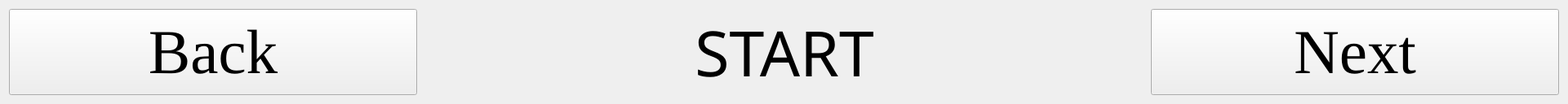
   <widget class="QWidget" name="horizontalLayoutWidget">
    <property name="geometry">
     <rect>
      <x>0</x>
      <y>930</y>
      <width>1921</width>
      <height>113</height>
     </rect>
    </property>
    <layout class="QHBoxLayout" name="horizontalLayout_15">
     <item>
      <layout class="QHBoxLayout" name="horizontalLayout_18">
       <item>
        <widget class="QPushButton" name="pushButton_4">
         <property name="sizePolicy">
          <sizepolicy hsizetype="Minimum" vsizetype="Preferred">
           <horstretch>0</horstretch>
           <verstretch>0</verstretch>
          </sizepolicy>
         </property>
         <property name="minimumSize">
          <size>
           <width>500</width>
           <height>0</height>
          </size>
         </property>
         <property name="font">
          <font>
           <family>Times New Roman</family>
           <pointsize>58</pointsize>
          </font>
         </property>
         <property name="text">
          <string>Back</string>
         </property>
        </widget>
       </item>
      </layout>
     </item>
     <item>
      <spacer name="horizontalSpacer_13">
       <property name="orientation">
        <enum>Qt::Horizontal</enum>
       </property>
       <property name="sizeHint" stdset="0">
        <size>
         <width>40</width>
         <height>20</height>
        </size>
       </property>
      </spacer>
     </item>
     <item>
      <layout class="QHBoxLayout" name="horizontalLayout_19">
       <item>
        <widget class="QLabel" name="label_91">
         <property name="font">
          <font>
           <family>Arial Black</family>
           <pointsize>58</pointsize>
          </font>
         </property>
         <property name="text">
          <string>START</string>
         </property>
         <property name="alignment">
          <set>Qt::AlignCenter</set>
         </property>
        </widget>
       </item>
      </layout>
     </item>
     <item>
      <spacer name="horizontalSpacer_14">
       <property name="orientation">
        <enum>Qt::Horizontal</enum>
       </property>
       <property name="sizeHint" stdset="0">
        <size>
         <width>40</width>
         <height>20</height>
        </size>
       </property>
      </spacer>
     </item>
     <item>
      <layout class="QHBoxLayout" name="horizontalLayout_20">
       <item>
        <widget class="QPushButton" name="pushButton">
         <property name="sizePolicy">
          <sizepolicy hsizetype="Minimum" vsizetype="Preferred">
           <horstretch>0</horstretch>
           <verstretch>0</verstretch>
          </sizepolicy>
         </property>
         <property name="minimumSize">
          <size>
           <width>500</width>
           <height>0</height>
          </size>
         </property>
         <property name="font">
          <font>
           <family>Times New Roman</family>
           <pointsize>58</pointsize>
          </font>
         </property>
         <property name="text">
          <string>Next</string>
         </property>
        </widget>
       </item>
      </layout>
     </item>
    </layout>
   </widget>
